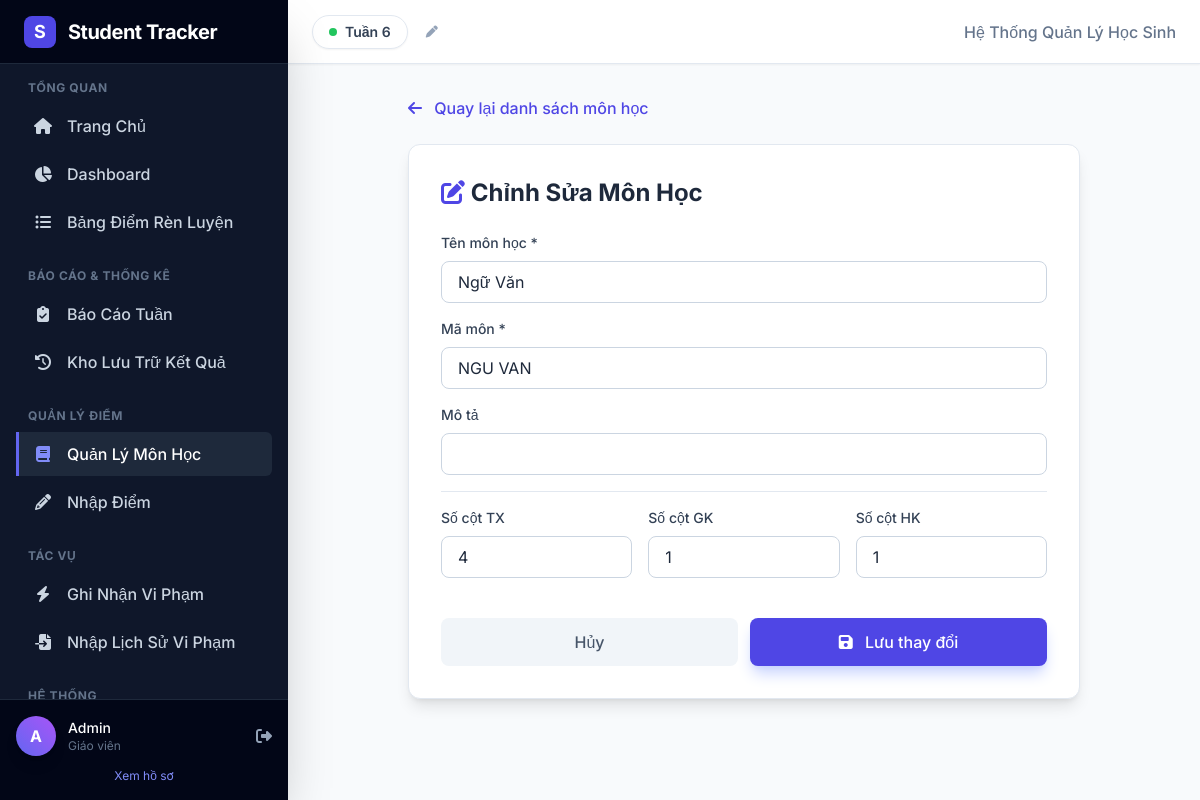
Screenshot of /edit_subject/1 (signed in) with the database file from the repository.
### models.py (models this page shows)
class Teacher(UserMixin, db.Model):
    id = db.Column(db.Integer, primary_key=True)
    username = db.Column(db.String(50), unique=True, nullable=False)
    password = db.Column(db.String(100), nullable=False)
    full_name = db.Column(db.String(100), nullable=False)
    school_name = db.Column(db.String(150), default="THPT Chuyên Nguyễn Tất Thành")
    main_class = db.Column(db.String(20), default="12 Tin")
    dob = db.Column(db.String(20))

class Subject(db.Model):
    id = db.Column(db.Integer, primary_key=True)
    name = db.Column(db.String(100), unique=True, nullable=False)
    code = db.Column(db.String(20), unique=True, nullable=False)
    description = db.Column(db.String(200))
    num_tx_columns = db.Column(db.Integer, default=3)
    num_gk_columns = db.Column(db.Integer, default=1)
    num_hk_columns = db.Column(db.Integer, default=1)
    created_at = db.Column(db.DateTime, default=datetime.datetime.utcnow)

### app.py (the view, shortened to what this page needs)
@app.route("/edit_subject/<int:subject_id>", methods=["GET", "POST"])
@login_required
def edit_subject(subject_id):
    subject = db.session.get(Subject, subject_id)
    if not subject:
        flash("Không tìm thấy môn học!", "error")
        return redirect(url_for("manage_subjects"))
    return render_template("edit_subject.html", subject=subject)

### app.py (called while the page is built)
@login_manager.user_loader
def load_user(user_id):
    return db.session.get(Teacher, int(user_id))

@app.context_processor
def inject_global_data():
    try:
        week_cfg = SystemConfig.query.filter_by(key="current_week").first()
        current_week = int(week_cfg.value) if week_cfg else 1
        classes = [c.name for c in ClassRoom.query.order_by(ClassRoom.name).all()]
    except:
        current_week = 1
        classes = []
    return dict(current_week_number=current_week, all_classes=classes)

### templates/edit_subject.html (shortened to what this page needs)
{% extends "base.html" %}
{% block content %}
<div class="max-w-2xl mx-auto">
    <div class="mb-6">
        <a href="{{ url_for('manage_subjects') }}" class="text-indigo-600 hover:text-indigo-700 font-medium">
            <i class="fas fa-arrow-left mr-2"></i> Quay lại danh sách môn học
        </a>
    </div>
    <div class="bg-white rounded-xl shadow-lg p-8 border border-slate-200">
        <h1 class="text-2xl font-bold text-slate-800 mb-6">
            <i class="fas fa-edit text-indigo-600"></i> Chỉnh Sửa Môn Học
        </h1>
        <form method="POST" class="space-y-4">
            <div>
                <label class="block text-sm font-medium text-slate-700 mb-2">Tên môn học *</label>
                <input type="text" name="subject_name" value="{{ subject.name }}" required
                    class="w-full px-4 py-2 border border-slate-300 rounded-lg focus:ring-2 focus:ring-indigo-500 focus:border-indigo-500">
            </div>
            <div>
                <label class="block text-sm font-medium text-slate-700 mb-2">Mã môn *</label>
                <input type="text" name="subject_code" value="{{ subject.code }}" required
                    class="w-full px-4 py-2 border border-slate-300 rounded-lg focus:ring-2 focus:ring-indigo-500 focus:border-indigo-500">
            </div>
            <div>
                <label class="block text-sm font-medium text-slate-700 mb-2">Mô tả</label>
                <input type="text" name="description" value="{{ subject.description or '' }}"
                    class="w-full px-4 py-2 border border-slate-300 rounded-lg focus:ring-2 focus:ring-indigo-500 focus:border-indigo-500">
            </div>
            <div class="grid grid-cols-3 gap-4 pt-4 border-t border-slate-200">
                <div>
                    <label class="block text-sm font-medium text-slate-700 mb-2">Số cột TX</label>
                    <input type="number" name="num_tx_columns" value="{{ subject.num_tx_columns }}" min="1" max="10"
                        class="w-full px-4 py-2 border border-slate-300 rounded-lg focus:ring-2 focus:ring-indigo-500 focus:border-indigo-500">
                </div>
                <div>
                    <label class="block text-sm font-medium text-slate-700 mb-2">Số cột GK</label>
                    <input type="number" name="num_gk_columns" value="{{ subject.num_gk_columns }}" min="1" max="5"
                        class="w-full px-4 py-2 border border-slate-300 rounded-lg focus:ring-2 focus:ring-indigo-500 focus:border-indigo-500">
                </div>
                <div>
                    <label class="block text-sm font-medium text-slate-700 mb-2">Số cột HK</label>
                    <input type="number" name="num_hk_columns" value="{{ subject.num_hk_columns }}" min="1" max="5"
                        class="w-full px-4 py-2 border border-slate-300 rounded-lg focus:ring-2 focus:ring-indigo-500 focus:border-indigo-500">
                </div>
            </div>
            <div class="flex gap-3 pt-6">
                <a href="{{ url_for('manage_subjects') }}"
                    class="flex-1 px-6 py-3 bg-slate-100 text-slate-600 rounded-lg font-medium hover:bg-slate-200 transition text-center">
                    Hủy
                </a>
                <button type="submit"
                    class="flex-1 px-6 py-3 bg-indigo-600 text-white rounded-lg font-medium hover:bg-indigo-700 shadow-lg shadow-indigo-200 transition">
                    <i class="fas fa-save mr-2"></i> Lưu thay đổi
                </button>
            </div>
        </form>
    </div>
</div>
{% endblock %}

### templates/base.html (shortened to what this page needs)
<!DOCTYPE html>
<html lang="vi" class="h-full bg-slate-50">
<head>
    <script src="https://cdn.tailwindcss.com"></script>
    <link rel="stylesheet" href="https://cdnjs.cloudflare.com/ajax/libs/font-awesome/6.4.0/css/all.min.css">
</head>
<body class="h-full flex overflow-hidden bg-slate-50 text-slate-800">
    <aside id="sidebar"
        class="fixed inset-y-0 left-0 w-72 bg-slate-900 text-slate-300 transform -translate-x-full transition-transform duration-300 lg:translate-x-0 lg:static z-50 flex flex-col shadow-2xl">
        <div class="h-16 flex items-center px-6 bg-slate-950 border-b border-slate-800">
            <div class="flex items-center gap-3">
                <div
                    class="w-8 h-8 rounded-lg bg-indigo-600 flex items-center justify-center text-white font-bold text-lg">
                    S</div>
                <span class="text-xl font-bold text-white tracking-tight">Student Tracker</span>
            </div>
        </div>
        <nav class="flex-1 p-4 space-y-6 overflow-y-auto">
            <div>
                <p class="px-3 text-xs font-bold text-slate-500 uppercase tracking-wider mb-2">Tổng Quan</p>
                <div class="space-y-1">
                    <a href="{{ url_for('welcome') }}"
                        class="sidebar-link flex items-center px-3 py-2.5 rounded-r-md group {% if request.endpoint == 'welcome' %}active text-white bg-slate-800 border-indigo-500{% endif %}">
                        <i
                            class="fas fa-home mr-3 group-hover:text-indigo-400 {% if request.endpoint == 'welcome' %}text-indigo-400{% endif %}"></i>
                        <span class="font-medium">Trang Chủ</span>
                    </a>
                    <a href="{{ url_for('dashboard') }}"
                        class="sidebar-link flex items-center px-3 py-2.5 rounded-r-md group {% if request.endpoint == 'dashboard' %}active text-white bg-slate-800 border-indigo-500{% endif %}">
                        <i
                            class="fas fa-chart-pie mr-3 group-hover:text-indigo-400 {% if request.endpoint == 'dashboard' %}text-indigo-400{% endif %}"></i>
                        <span class="font-medium">Dashboard</span>
                    </a>
                    <a href="{{ url_for('index') }}"
                        class="sidebar-link flex items-center px-3 py-2.5 rounded-r-md group {% if request.endpoint == 'index' %}active text-white bg-slate-800 border-indigo-500{% endif %}">
                        <i
                            class="fas fa-list-ul mr-3 group-hover:text-indigo-400 {% if request.endpoint == 'index' %}text-indigo-400{% endif %}"></i>
                        <span class="font-medium">Bảng Điểm Rèn Luyện</span>
                    </a>
                </div>
            </div>
            <div>
                <p class="px-3 text-xs font-bold text-slate-500 uppercase tracking-wider mb-2">Báo Cáo & Thống Kê</p>
                <div class="space-y-1">
                    <a href="{{ url_for('weekly_report') }}"
                        class="sidebar-link flex items-center px-3 py-2.5 rounded-r-md group {% if request.endpoint == 'weekly_report' %}active text-white bg-slate-800 border-indigo-500{% endif %}">
                        <i
                            class="fas fa-clipboard-check mr-3 group-hover:text-indigo-400 {% if request.endpoint == 'weekly_report' %}text-indigo-400{% endif %}"></i>
                        <span class="font-medium">Báo Cáo Tuần</span>
                    </a>
                    <a href="{{ url_for('history') }}"
                        class="sidebar-link flex items-center px-3 py-2.5 rounded-r-md group {% if request.endpoint == 'history' %}active text-white bg-slate-800 border-indigo-500{% endif %}">
                        <i
                            class="fas fa-history mr-3 group-hover:text-indigo-400 {% if request.endpoint == 'history' %}text-indigo-400{% endif %}"></i>
                        <span class="font-medium">Kho Lưu Trữ Kết Quả</span>
                    </a>
                </div>
            </div>
            <div>
                <p class="px-3 text-xs font-bold text-slate-500 uppercase tracking-wider mb-2">Quản Lý Điểm</p>
                <div class="space-y-1">
                    <a href="{{ url_for('manage_subjects') }}"
                        class="sidebar-link flex items-center px-3 py-2.5 rounded-r-md group {% if request.endpoint == 'manage_subjects' or request.endpoint == 'edit_subject' %}active text-white bg-slate-800 border-indigo-500{% endif %}">
                        <i
                            class="fas fa-book mr-3 group-hover:text-indigo-400 {% if request.endpoint == 'manage_subjects' or request.endpoint == 'edit_subject' %}text-indigo-400{% endif %}"></i>
                        <span class="font-medium">Quản Lý Môn Học</span>
                    </a>
                    <a href="{{ url_for('manage_grades') }}"
                        class="sidebar-link flex items-center px-3 py-2.5 rounded-r-md group ">
                        <i
                            class="fas fa-pencil-alt mr-3 group-hover:text-indigo-400 "></i>
                        <span class="font-medium">Nhập Điểm</span>
                    </a>
                </div>
            </div>
            <div>
                <p class="px-3 text-xs font-bold text-slate-500 uppercase tracking-wider mb-2">Tác Vụ</p>
                <div class="space-y-1">
                    <a href="{{ url_for('add_violation') }}"
                        class="sidebar-link flex items-center px-3 py-2.5 rounded-r-md group {% if request.endpoint == 'add_violation' %}active text-white bg-slate-800 border-indigo-500{% endif %}">
                        <i
                            class="fas fa-bolt mr-3 group-hover:text-indigo-400 {% if request.endpoint == 'add_violation' %}text-indigo-400{% endif %}"></i>
                        <span class="font-medium">Ghi Nhận Vi Phạm</span>
                    </a>
                    <a href="{{ url_for('bulk_import_violations') }}"
                        class="sidebar-link flex items-center px-3 py-2.5 rounded-r-md group {% if request.endpoint == 'bulk_import_violations' %}active text-white bg-slate-800 border-indigo-500{% endif %}">
                        <i
                            class="fas fa-file-import mr-3 group-hover:text-indigo-400 {% if request.endpoint == 'bulk_import_violations' %}text-indigo-400{% endif %}"></i>
                        <span class="font-medium">Nhập Lịch Sử Vi Phạm</span>
                    </a>
                </div>
            </div>
            <div>
                <p class="px-3 text-xs font-bold text-slate-500 uppercase tracking-wider mb-2">Hệ Thống</p>
            </div>
        </nav>
        {% if current_user.is_authenticated %}
        <div class="p-4 bg-slate-950 border-t border-slate-800">
            <div class="flex items-center gap-3">
                <div
                    class="h-10 w-10 rounded-full bg-gradient-to-tr from-indigo-500 to-purple-500 flex items-center justify-center text-white font-bold shadow-lg">
                    {{ current_user.full_name[0] | upper }}
                </div>
                <div class="flex-1 min-w-0">
                    <p class="text-sm font-medium text-white truncate">{{ current_user.full_name }}</p>
                    <p class="text-xs text-slate-500 truncate">Giáo viên</p>
                </div>
                <a href="{{ url_for('logout') }}" class="text-slate-400 hover:text-red-400 transition-colors"
                    title="Đăng xuất">
                    <i class="fas fa-sign-out-alt"></i>
                </a>
            </div>
            <a href="{{ url_for('profile') }}"
                class="block mt-3 text-center text-xs text-indigo-400 hover:text-indigo-300 hover:underline">Xem hồ
                sơ</a>
        </div>
        {% endif %}
    </aside>
    <div class="flex-1 flex flex-col min-w-0 overflow-hidden relative">
        <header
            class="glass-effect sticky top-0 z-30 border-b border-slate-200 h-16 flex items-center justify-between px-4 sm:px-6 shadow-sm">
            <div class="flex items-center gap-4">
                <div class="flex items-center gap-2">
                    <div onclick="showTimeModal()"
                        class="cursor-pointer group flex items-center gap-2 px-4 py-1.5 bg-white border border-slate-200 rounded-full shadow-sm hover:shadow-md hover:border-indigo-300 transition-all">
                        <div class="w-2 h-2 bg-green-500 rounded-full animate-pulse"></div>
                        <span class="text-sm font-semibold text-slate-700 group-hover:text-indigo-600">Tuần {{
                            current_week_number }}</span>
                    </div>
                    <button onclick="openEditWeekModal()"
                        class="w-8 h-8 flex items-center justify-center rounded-full text-slate-400 hover:bg-slate-100 hover:text-indigo-600 transition">
                        <i class="fas fa-pen text-xs"></i>
                    </button>
                </div>
            </div>
            <div class="hidden md:block font-medium text-slate-500">
                Hệ Thống Quản Lý Học Sinh
            </div>
        </header>
        <main class="flex-1 overflow-y-auto bg-slate-50 p-4 sm:p-8 scroll-smooth">
            <div class="fade-in max-w-7xl mx-auto">
                {% block content %}{% endblock %}
            </div>
        </main>
    </div>
</body>
</html>

### templates/base.html (style rules this page uses)
body { font-family: 'Inter', sans-serif; }
.glass-effect { background: rgba(255, 255, 255, 0.95); backdrop-filter: blur(10px); }
.fade-in { animation: fadeIn 0.4s ease-in-out; }
.sidebar-link { transition: all 0.2s; border-left: 3px solid transparent; }
.sidebar-link:hover, .sidebar-link.active { background: #1e293b; border-left-color: #6366f1; color: white; }
.sidebar-link i { width: 24px; text-align: center; }

### rows the page displays
Teacher: full_name "A", full_name "Admin"
Subject: subject_name "Ngữ Văn", subject_code "NGU VAN", num_tx_columns "4", num_gk_columns "1", num_hk_columns "1"

### other values shown
{{ current_week_number }} "6"
